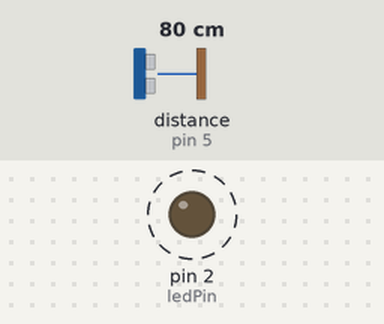
This sketch was run on a simulated Arduino Uno, built with avr-gcc and run on an emulated ATmega328P. On the bench: output pins drawn as LEDs (lit = HIGH). Wiring (inferred from the names in the program): ultrasonic range finder: trigger pin 6; echo pin 5. Dashed ring = blinking. The test bench sets the inputs (shaded band); at power-on: distance to the obstacle (sensor on pin 5) 80 cm. The echo pulse lasts 58.3 µs per cm; pins used as bus, display or sensor lines are not drawn; what the sketch prints to the serial monitor is not drawn.

Above: at 1.25 s.
1.3 s: distance to the obstacle (sensor on pin 5) set to 2 cm
4.3 s: distance to the obstacle (sensor on pin 5) set to 18 cm
Timing chart, 0 to 13.3 s (numbered marks = the images above; inputs shaded):
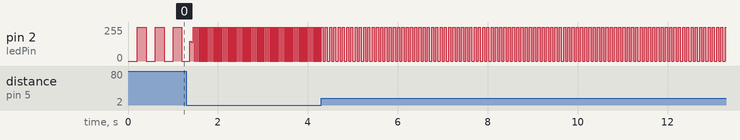

The sketch:

lab1-activity8-19ng38.ino
```cpp
//Digital Pins Used
const int trigPin = 6;
const int echoPin = 5;
const int ledPin = 2;

long duration;
int distance;
int ledState = LOW;

long interval;
unsigned long previousMillis = 0;        // will store last time LED was updated

void setup() {
  pinMode(trigPin, OUTPUT);
  pinMode(echoPin, INPUT);
  pinMode(ledPin, OUTPUT);
  Serial.begin(9600);
}

void loop() {
  /*----------Measure Distance----------*/
  //Making sure trigPin starts LOW
  digitalWrite(trigPin, LOW);
  delayMicroseconds(2);

  //10 microsecond pulse
  digitalWrite(trigPin, HIGH);
  delayMicroseconds(10);
  digitalWrite(trigPin, LOW);

  duration = pulseIn(echoPin, HIGH);
  distance = duration*0.034/2;

  //Serial.print("Distance:");
  //Serial.println(distance);
  /*----------Blink LED----------*/
  unsigned long currentMillis = millis();
  interval = ((distance-2)/398.0)*990 + 10;

  //Max Interval
  if (interval > 1000){
    interval = 1000;
  }

  if (currentMillis - previousMillis >= interval) {

    // save the last time you blinked the LED
    previousMillis = currentMillis;

    // if the LED is off turn it on and vice-versa:
    if (ledState == LOW) {
      ledState = HIGH;
    } else {
      ledState = LOW;
    }

    // set the LED with the ledState of the variable:
    digitalWrite(ledPin, ledState);


    Serial.print("Distance:");
    Serial.println(distance);
    Serial.println(interval);
  }

}
```

Measured:
- after the input at 4.3 s, pin 2 (ledPin): alternates 255/255 for 0.05 s and 0/255 for 0.05 s, starting after 0.09 s
